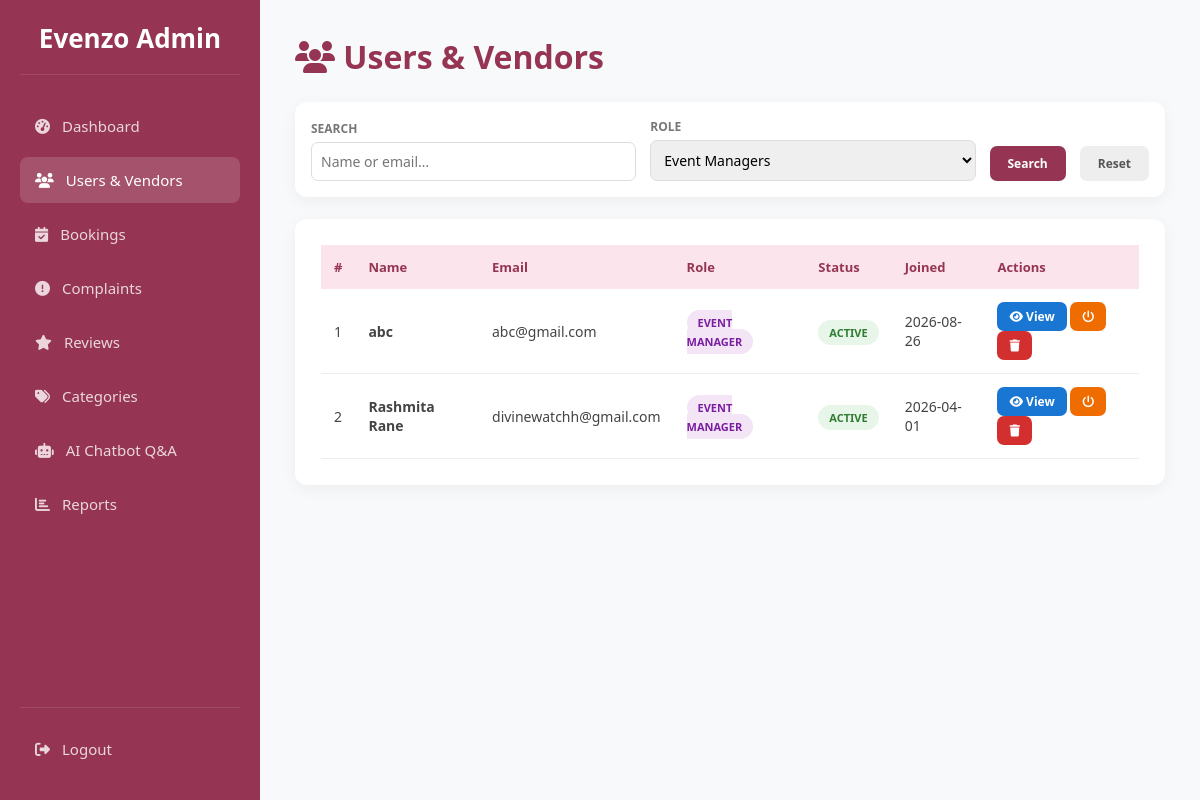
The app's page /admin/users?role=eventmanager (signed in), older data.
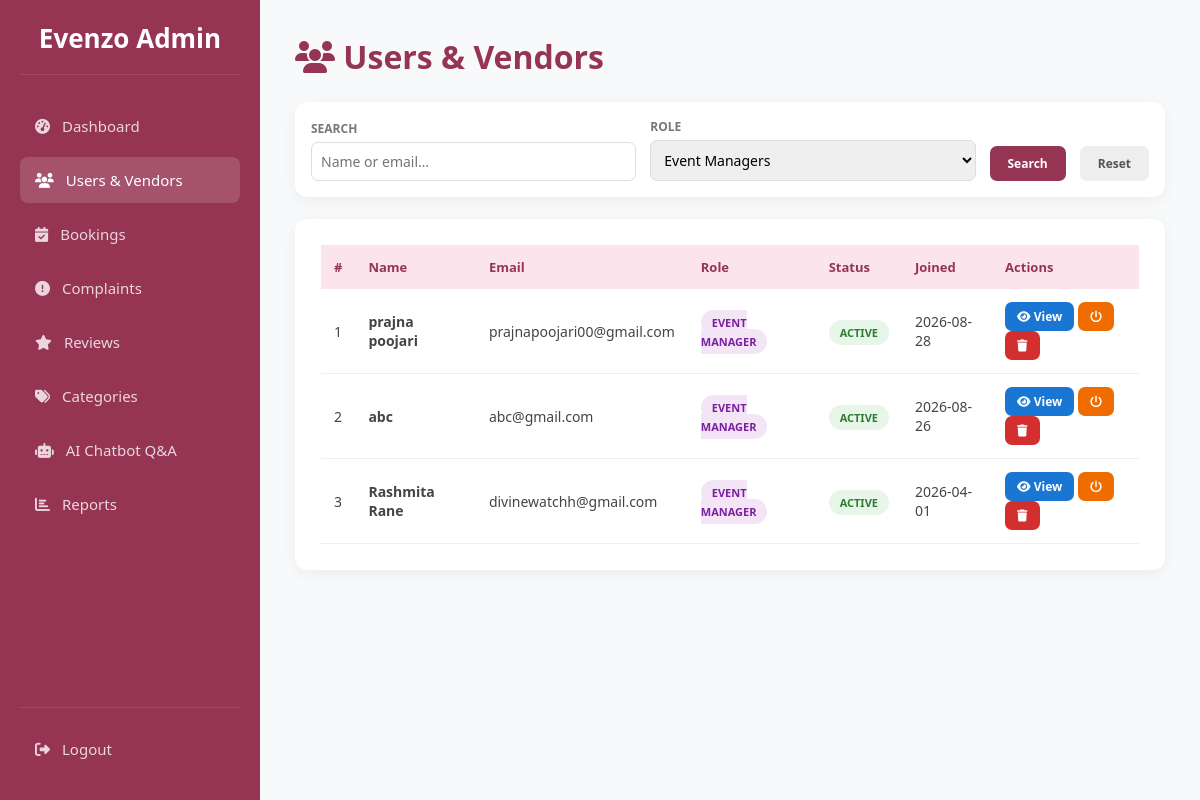
The same page, newer data.
### tables this page shows
CREATE TABLE manager_profiles (
            id INTEGER PRIMARY KEY AUTOINCREMENT,
            user_id INTEGER NOT NULL,
            business_name TEXT NOT NULL,
            phone TEXT NOT NULL,
            license_path TEXT, -- Path to uploaded JPEG/PDF license
            bio TEXT,
            base_price REAL DEFAULT 0.0,
            rating REAL DEFAULT 0.0, profile_pic TEXT, location TEXT, -- For the "Ratings/Reviews system"
            FOREIGN KEY (user_id) REFERENCES users (id) ON DELETE CASCADE
        );

CREATE TABLE users (
            id INTEGER PRIMARY KEY AUTOINCREMENT,
            full_name TEXT NOT NULL,
            email TEXT UNIQUE NOT NULL,
            password TEXT NOT NULL,
            role TEXT CHECK(role IN ('user', 'admin', 'eventmanager')) NOT NULL,
            is_approved INTEGER DEFAULT 0, -- 0=Pending, 1=Approved by Admin
            created_at TIMESTAMP DEFAULT CURRENT_TIMESTAMP
        , reset_otp TEXT, is_active INTEGER DEFAULT 1);

### app.py (the view)
@app.route('/admin/users')
def admin_users():
    if 'user_id' not in session or session['role'] != 'admin':
        return redirect(url_for('index'))
    conn = get_db_connection()
    search = request.args.get('q', '')
    role_f = request.args.get('role', '')
    query  = '''
        SELECT u.id, u.full_name, u.email, u.role, u.is_approved, u.is_active, u.created_at,
               m.business_name, m.phone, m.license_path
        FROM users u LEFT JOIN manager_profiles m ON u.id = m.user_id
        WHERE u.role != 'admin'
    '''
    params = []
    if search:
        query += " AND (u.full_name LIKE ? OR u.email LIKE ?)"
        params += [f'%{search}%', f'%{search}%']
    if role_f:
        query += " AND u.role=?"
        params.append(role_f)
    query += " ORDER BY u.created_at DESC"
    all_users = conn.execute(query, params).fetchall()
    conn.close()
    return render_template('admin_users.html', all_users=all_users, search=search, role_f=role_f)

### app.py (called while the page is built)
def get_db_connection():
    conn = sqlite3.connect('database.db', timeout=10)
    conn.row_factory = sqlite3.Row
    conn.execute("PRAGMA foreign_keys = ON")
    return conn

### frontend/templates/admin_users.html (shortened to what this page needs)
<!DOCTYPE html>
<html lang="en">
<head>
<link rel="stylesheet" href="https://cdnjs.cloudflare.com/ajax/libs/font-awesome/6.4.0/css/all.min.css">
</head>
<body>
<div class="sidebar">
  <div class="logo">Evenzo Admin</div>
  <nav>
    <a class="nav-item" href="{{ url_for('admin_dashboard') }}"><i class="fas fa-tachometer-alt"></i> Dashboard</a>
    <a class="nav-item active" href="{{ url_for('admin_users') }}"><i class="fas fa-users"></i> Users & Vendors</a>
    <a class="nav-item" href="{{ url_for('admin_bookings') }}"><i class="fas fa-calendar-check"></i> Bookings</a>
    <a class="nav-item" href="{{ url_for('admin_complaints') }}"><i class="fas fa-exclamation-circle"></i> Complaints</a>
    <a class="nav-item" href="{{ url_for('admin_reviews') }}"><i class="fas fa-star"></i> Reviews</a>
    <a class="nav-item" href="{{ url_for('admin_categories') }}"><i class="fas fa-tags"></i> Categories</a>
    <a class="nav-item" href="{{ url_for('admin_chatbot') }}"><i class="fas fa-robot"></i> AI Chatbot Q&A</a>
    <a class="nav-item" href="{{ url_for('admin_reports') }}"><i class="fas fa-chart-bar"></i> Reports</a>
  </nav>
  <div class="logout-box"><a class="nav-item" href="{{ url_for('logout') }}"><i class="fas fa-sign-out-alt"></i> Logout</a></div>
</div>
<div class="main">
  <h1 style="color:var(--primary);margin-bottom:24px"><i class="fas fa-users"></i> Users & Vendors</h1>
  <form method="GET" class="filter-bar">
    <div class="fg"><label>Search</label><input name="q" value="{{ search }}" placeholder="Name or email…"></div>
    <div class="fg"><label>Role</label>
      <select name="role">
        <option {% if role_f=='eventmanager' %}selected{% endif %} value="eventmanager">Event Managers</option>
      </select>
    </div>
    <button type="submit" class="btn btn-search">Search</button>
    <a href="{{ url_for('admin_users') }}" class="btn btn-reset">Reset</a>
  </form>
  <div class="card">
    {% if all_users %}
    <div style="overflow-x:auto">
    <table><thead><tr><th>#</th><th>Name</th><th>Email</th><th>Role</th><th>Status</th><th>Joined</th><th>Actions</th></tr></thead><tbody>
    {% for u in all_users %}
    <tr>
      <td>{{ loop.index }}</td>
      <td><strong>{{ u.full_name }}</strong></td>
      <td>{{ u.email }}</td>
      <td><span class="badge badge-{{ u.role }}">{{ 'Event Manager' if u.role == 'eventmanager' else 'User' }}</span></td>
      <td>
        {% if u.role == 'eventmanager' and u.is_approved == 0 %}
          <span class="badge badge-pending">Pending</span>
        {% elif u['is_active'] is defined and u['is_active'] == 0 %}
          <span class="badge badge-inactive">Inactive</span>
        {% else %}
          <span class="badge badge-active">Active</span>
        {% endif %}
      </td>
      <td>{{ u.created_at[:10] if u.created_at else '—' }}</td>
      <td>
        {% if u.role == 'eventmanager' %}
        <a href="{{ url_for('admin_view_vendor', vendor_id=u.id) }}" class="btn btn-view"><i class="fas fa-eye"></i> View</a>
        {% else %}
        <a href="{{ url_for('admin_view_user', user_id=u.id) }}" class="btn btn-view"><i class="fas fa-eye"></i> View</a>
        {% endif %}
        <form method="POST" action="{{ url_for('toggle_user_status', user_id=u.id) }}" style="display:inline">
          <button class="btn btn-toggle" title="Toggle Active/Inactive"><i class="fas fa-power-off"></i></button>
        </form>
        <button class="btn btn-delete" onclick="openDelete({{ u.id }}, '{{ u.full_name }}')"><i class="fas fa-trash"></i></button>
      </td>
    </tr>
    {% endfor %}
    </tbody></table></div>
    {% else %}
    <p style="text-align:center;color:#aaa;padding:40px">No users found.</p>
    {% endif %}
  </div>
</div>
</body>
</html>

Row changes from the older to the newer data that the page shows:
added manager_profiles: full_name "prajna poojari", email "prajnapoojari00@gmail.com", created_at "2026-08-28"
added users: role "EVENT MANAGER"
